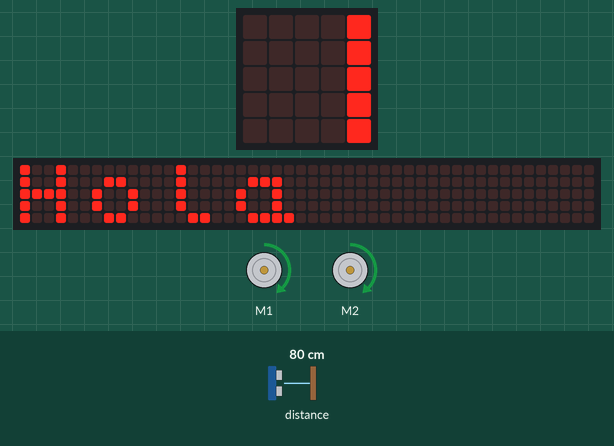
Bench run of a program on a simulated BBC micro:bit (MakeCode). On the bench: 2 × DC motor (green arrow = forward, orange = backward, longer = faster), the board's 5×5 LED display, a strip that is not on the board, showing the scrolling text unrolled. The inputs (shaded band) are chosen by the test bench; at power-on: distance to the obstacle 80 cm. The 48×5 strip is a reading aid, not a part: it shows the text the display is scrolling, unrolled, one strip-width of it at a time.

Above: at 0.2 s.
At 4.3 s:
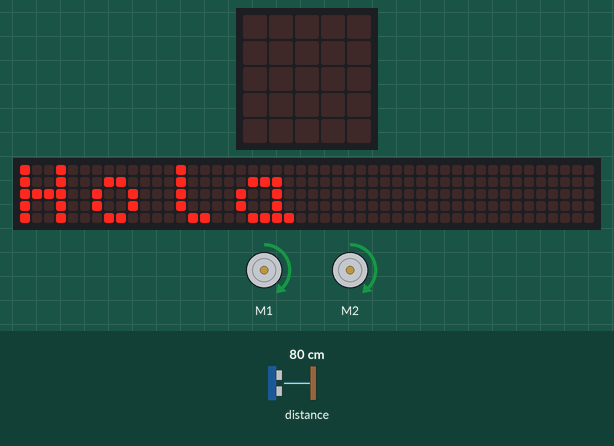
5.8 s: distance to the obstacle set to 27 cm
7.3 s: distance to the obstacle set to 23 cm
At 9.3 s:
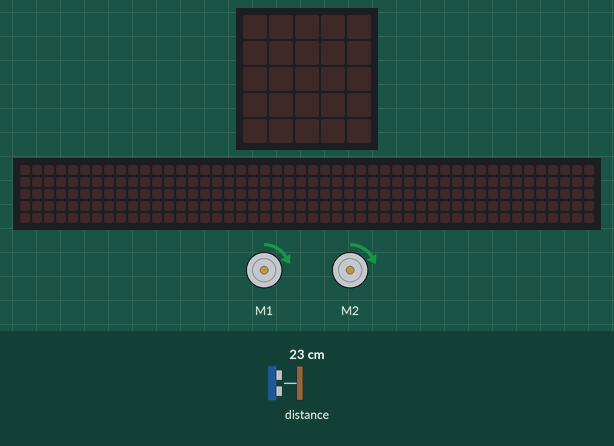
Timing chart, 0 to 10.8 s (numbered marks = the images above; inputs shaded):
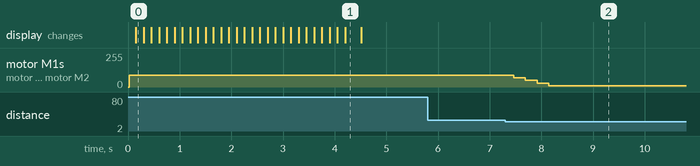

Measured:
- the behaviour switches between 26 and 25 cm on distance to the obstacle (found by bisection; images 1 and 2)
- after the input at 5.8 s, every drawn part: stays the same
- after the input at 7.3 s, motor M1, motor M2: forward 90/255 → forward 70/255 after 0.16 s, → forward 50/255 0.23 s later, → forward 30/255 0.23 s later, → forward 10/255 0.23 s later

The program:

main.ts
```typescript
function ejercicio8 () {
    avanzar()
    evitar_colision()
    basic.pause(200)
}
function evitar_colision () {
    if (distancia_de_colision()) {
        maqueen.motorStop(maqueen.Motors.All)
        speed = 0
    }
}
function distancia_de_frenado () {
    return maqueen.Ultrasonic(PingUnit.Centimeters) <= 25 && maqueen.Ultrasonic(PingUnit.Centimeters) > 6
}
function distancia_de_colision () {
    return maqueen.Ultrasonic(PingUnit.Centimeters) <= 6
}
function reducir_velocidad () {
    if (speed > vel_minima) {
        speed = speed - 20
    }
}
function avanzar () {
    if (distancia_de_frenado()) {
        reducir_velocidad()
    }
    maqueen.motorRun(maqueen.Motors.All, maqueen.Dir.CW, speed)
}
let speed = 0
let vel_minima = 0
vel_minima = 10
speed = 90
maqueen.motorRun(maqueen.Motors.All, maqueen.Dir.CW, speed)
basic.showString("Hola")
basic.forever(function () {
    ejercicio8()
})
```

test.ts
```typescript
// aquí va el archivo "tests"; esto no se compilará cuando este paquete se utilice como una extensión.
```
